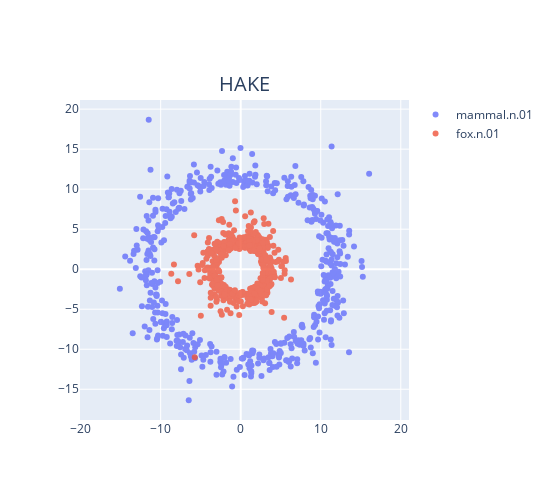

The notebook cell saved with this chart:
### Code cell
# エンティティの埋め込みをロード
entity_embedding = np.load(os.path.join(model_path, 'entity_embedding.npy'))

# HeadとTailの座標計算
head = entity_embedding[head_id]
tail = entity_embedding[tail_id]

phase_head, mod_head = np.split(head, 2)
phase_tail, mod_tail = np.split(tail, 2)

mod_head = np.log(np.abs(mod_head)) * np.sign(mod_head)
mod_tail = np.log(np.abs(mod_tail)) * np.sign(mod_tail)

phase_head = phase_head / embedding_range * np.pi
phase_tail = phase_tail / embedding_range * np.pi

x_head, y_head = mod_head * np.cos(phase_head), mod_head * np.sin(phase_head)
x_tail, y_tail = mod_tail * np.cos(phase_tail), mod_tail * np.sin(phase_tail)

fig = go.Figure()

# Head Entityのプロット
fig.add_trace(go.Scatter(x=x_head, y=y_head, mode='markers', name=entities_dict[head_id], text=[f'Head ID: {head_id}'] * len(x_head), opacity=0.8))
# Tail Entityのプロット
fig.add_trace(go.Scatter(x=x_tail, y=y_tail, mode='markers', name=entities_dict[tail_id], text=[f'Tail ID: {tail_id}'] * len(x_tail), opacity=0.8))
# HAKEテキストの追加
fig.add_annotation(
    text=model,  # 表示するテキスト
    xref="paper",  # x座標の参照元 (paperは図の左端、dataはデータ座標)
    yref="paper",  # y座標の参照元 (paperは図の下端、dataはデータ座標)
    x=0.5,  # x座標 (0.5は図の中央)
    y=1.1,  # y座標 (1.05は図の上端から5%上)
    showarrow=False,  # 矢印を非表示にする
    font=dict(size=20),  # テキストのフォントサイズ
)
# レイアウトの設定
fig.update_layout(
    title="",
    yaxis_title=" ",
    showlegend=True,
    width=550,  # 幅
    height=500,  # 高さ
    xaxis=dict(scaleanchor="y", scaleratio=1),  # x軸のアスペクト比を1:1に設定
    yaxis=dict(scaleanchor="x", scaleratio=1),  # y軸のアスペクト比を1:1に設定
)

# プロットの表示
fig.show()

### Figure 1 — Plotly figure (JSON) as saved in the notebook; plotly's stock layout.template omitted (floating-point values rounded to 4 significant figures; data arrays with more than 128 entries replaced by an {"elided": "..."} marker saying what was removed)
{"data": [{"mode": "markers", "name": "mammal.n.01", "opacity": 0.8, "text": {"elided": "500 str values"}, "type": "scatter", "x": {"elided": "500 float values"}, "y": {"elided": "500 float values"}}, {"mode": "markers", "name": "fox.n.01", "opacity": 0.8, "text": {"elided": "500 str values"}, "type": "scatter", "x": {"elided": "500 float values"}, "y": {"elided": "500 float values"}}], "layout": {"annotations": [{"font": {"size": 20}, "showarrow": false, "text": "HAKE", "x": 0.5, "xref": "paper", "y": 1.1, "yref": "paper"}], "height": 500, "showlegend": true, "title": {"text": ""}, "width": 550, "xaxis": {"scaleanchor": "y", "scaleratio": 1}, "yaxis": {"scaleanchor": "x", "scaleratio": 1, "title": {"text": " "}}}}
